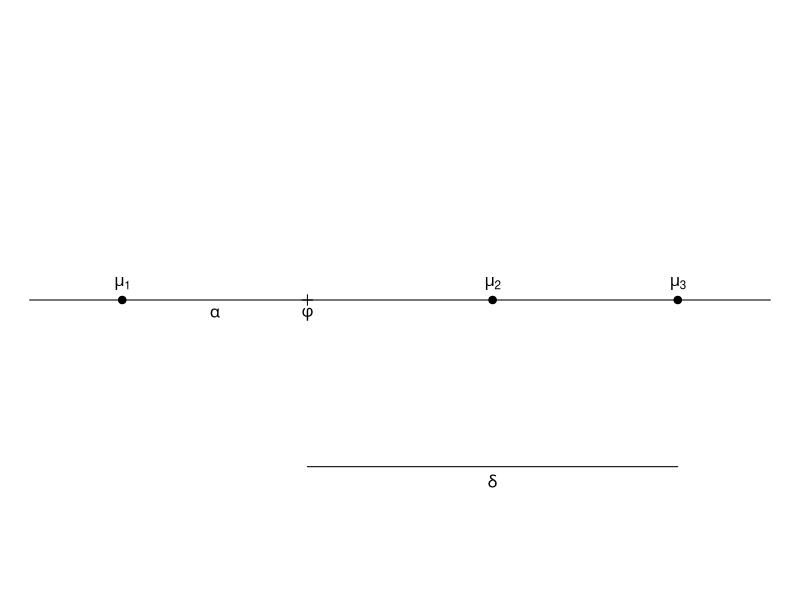

Write R code to recreate this figure.

pdf(file="pad.pdf", width=7, height=1)
opar = par(mar=rep(0,4))
plot(0,1, type='p', axes=F, xlab='', ylab='', xlim=c(-1,3), ylim=c(-.05,.05))
segments(-1,0,3,0)
x = c(-.5,1.5,2.5)
points(x,rep(0,3), pch=19)
text(x[1],0,expression(mu[1]), pos=3)
text(x[2],0,expression(mu[2]), pos=3)
text(x[3],0,expression(mu[3]), pos=3)

m = mean(x[1:2])
points(m,0,pch=3)
text(m,0,expression(phi), pos=1)

text(mean(c(m,x[1])),0,expression(alpha), pos=1)

y_delta = -.03
segments(m,y_delta,x[3],y_delta)
text(x[2],y_delta,expression(delta), pos=1)
par(opar)
dev.off()